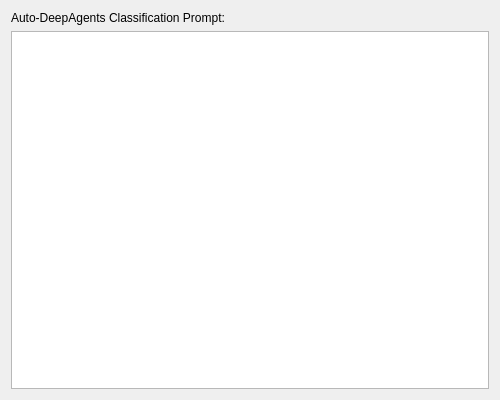
<?xml version="1.0" encoding="UTF-8"?>
<ui version="4.0">
 <class>AutoDAToggleWidget</class>
 <widget class="QWidget" name="AutoDAToggleWidget">
  <property name="geometry">
   <rect>
    <x>0</x>
    <y>0</y>
    <width>500</width>
    <height>400</height>
   </rect>
  </property>
  <property name="windowTitle">
   <string>Form</string>
  </property>
  <layout class="QVBoxLayout" name="mainLayout">
   <item>
    <widget class="QLabel" name="label">
     <property name="text">
      <string>Auto-DeepAgents Classification Prompt:</string>
     </property>
    </widget>
   </item>
   <item>
    <widget class="QTextEdit" name="prompt_edit">

    </widget>
   </item>
  </layout>
 </widget>
 <resources/>
 <connections/>
</ui>
